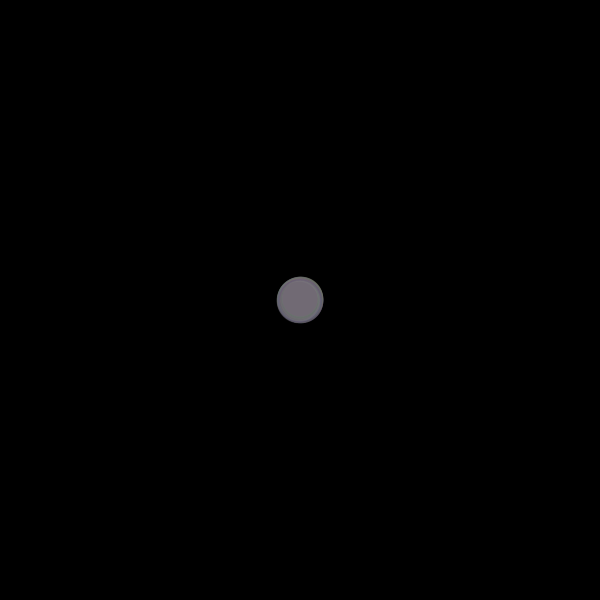
Frame 1 (no input)
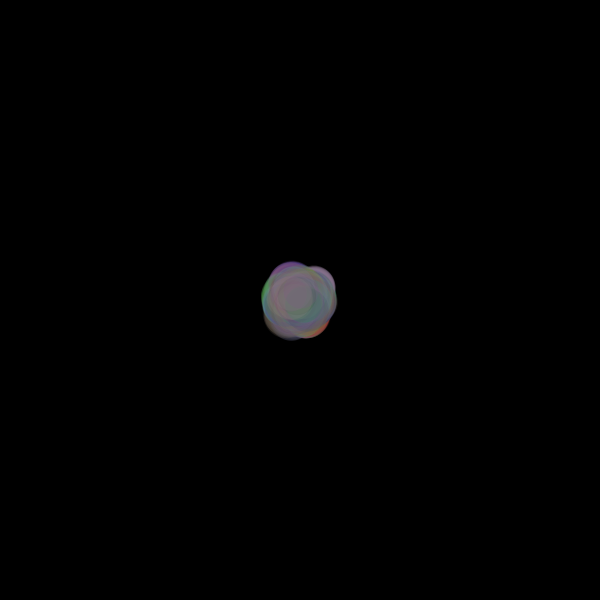
Frame 60 (the mouse pressed at the canvas centre just before this capture)
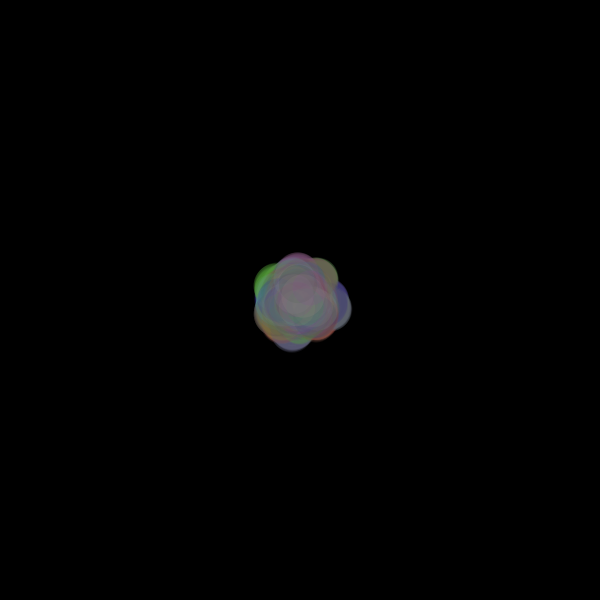
Frame 120 (the mouse held since frame 60 and released just before this capture)

The Processing sketch that drew these frames (run headless with seeded random() and noise(); from frame 60 on, the mouse is pressed at the canvas centre):

// Processing sketch: processing_56992
// ── processing_56992.pde

Ball ball[]=new Ball[400];
//int sijainti[50,60,30,20,10,80];
int i;
void setup() {
  background(0);
  size (600, 600);
  ellipseMode(CENTER);
  for (i=0;i<ball.length;i++) {
    ball[i]=new Ball(random(35, 45), color(random(50,150), random(50,150), random(50,150),50));
  }
}

void draw() {
  
  for (i=0;i<ball.length;i++) {
    ball[i].move();
    ball[i].display();
  }
}

class Ball {
  float s;
  int x, y;
  color c;

  Ball(float _s, color _c) {
    s=_s;
    x=300;
    y=300;
    c=_c;
  }
  void move() {
    x+= random(-1, 2);
    y+= random(-1, 2);
  }
  void display() {
    fill(c);
    noStroke();
//    scale(0.8);
    ellipse(x, y, s, s);
  }
}
